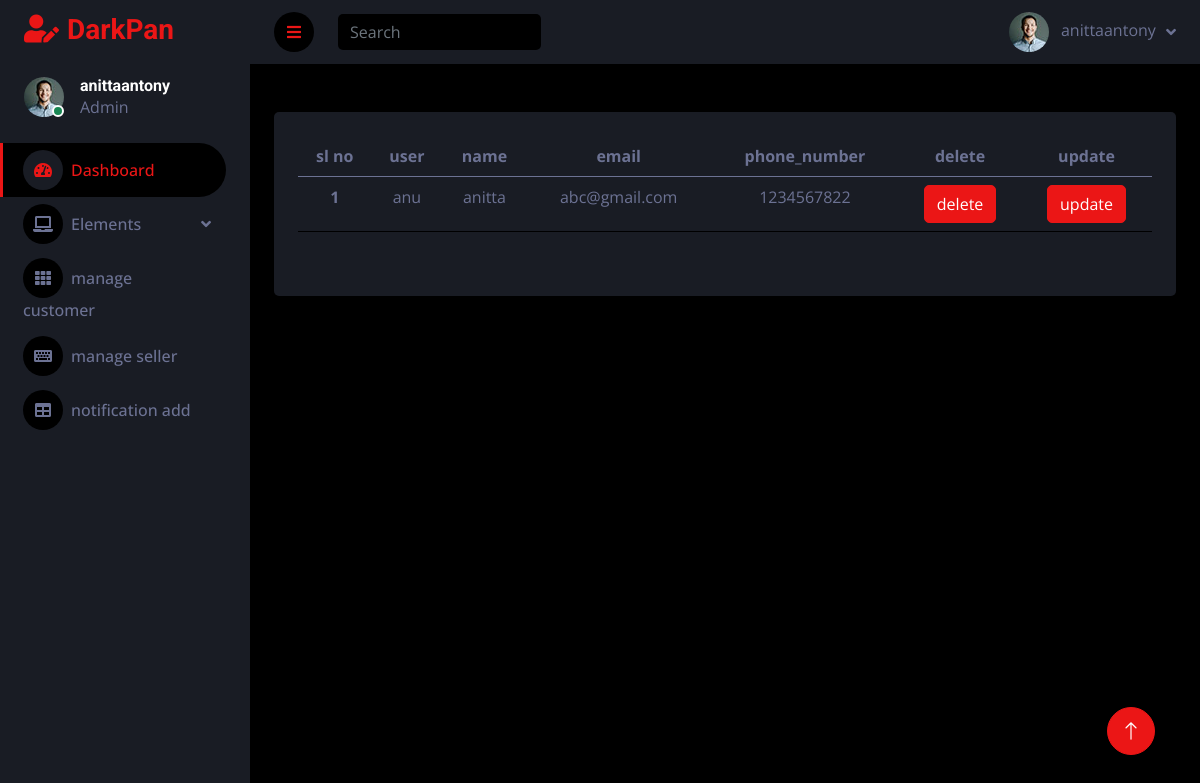
Screenshot of /view_customer (signed in) with the database file from the repository.
### sales_app/models.py (models this page shows)
class Login_view(AbstractUser):
    is_customer = models.BooleanField(default=False)
    is_seller = models.BooleanField(default=False)
    is_manager = models.BooleanField(default=False)

class Customer(models.Model):
    user = models.ForeignKey(Login_view, on_delete=models.CASCADE, related_name='customer')
    name = models.CharField(max_length=50)
    phone_number = models.CharField(max_length=100)
    email = models.EmailField()
    status1=models.BooleanField(default=0)

### sales_app/views.py (the view)
# urls.py: path("view_customer",views.view_customer,name="view_customer"),
@login_required(login_url='Login')
def view_customer(request):
    data = Customer.objects.all()
    return render(request, "new_customer.html", {'new': data})

### templates/new_customer.html (shortened to what this page needs)
{% extends 'admin_template/admin_template.html' %}
{% block content %}
<table class="table">
    <div class="Customer">
           <thead>
           <tr>
                <th scope="col">sl no</th>
                <th scope="col">user</th>
                <th scope="col">name</th>
                <th scope="col">email</th>
                <th scope="col">phone_number</th>
                <th scope="col">delete</th>
                <th scope="col">update</th>
           </tr>
           </thead>
           {% for i in new %}
           <tr>
               <th scope="row">{{forloop.counter}}</th>
               <td>{{i.user}}</td>
               <td>{{i.name}}</td>
               <td>{{i.email}}</td>
               <td>{{i.phone_number}}</td>
               <td><a href="{% url 'delete_customer_data' i.id %}">
                   <button type="button" class="btn btn-primary">delete</button>
                    </a></td>
               <td><a href="{% url 'update_customer_data' i.id %}">
                   <button type="button" class="btn btn-primary">update</button>
                    </a></td>
    </tr>
           {% endfor %}
</table>
{% endblock %}

### templates/admin_template/admin_template.html (shortened to what this page needs)
<!DOCTYPE html>
{% load static %}
<html lang="en">
<head>
    <link href="https://cdnjs.cloudflare.com/ajax/libs/font-awesome/5.10.0/css/all.min.css" rel="stylesheet">
    <link href="https://cdn.jsdelivr.net/npm/bootstrap-icons@1.4.1/font/bootstrap-icons.css" rel="stylesheet">
    <link href=" {% static 'new static/lib/owlcarousel/assets/owl.carousel.min.css' %} " rel="stylesheet">
    <link href=" {% static 'new static/lib/tempusdominus/css/tempusdominus-bootstrap-4.min.css' %} " rel="stylesheet" />
    <link href=" {% static 'new static/css/bootstrap.min.css' %} " rel="stylesheet">
    <link href=" {% static 'new static/css/style.css' %} " rel="stylesheet">
</head>
<body>
    <div class="container-fluid position-relative d-flex p-0">
        <div class="sidebar pe-4 pb-3">
            <nav class="navbar bg-secondary navbar-dark">
                <a href=" {% static 'new static/index.html' %} " class="navbar-brand mx-4 mb-3">
                    <h3 class="text-primary"><i class="fa fa-user-edit me-2"></i>DarkPan</h3>
                </a>
                <div class="d-flex align-items-center ms-4 mb-4">
                    <div class="position-relative">
                        <img class="rounded-circle" src=" {% static 'new static/img/user.jpg' %} " alt="" style="width: 40px; height: 40px;">
                        <div class="bg-success rounded-circle border border-2 border-white position-absolute end-0 bottom-0 p-1"></div>
                    </div>
                    <div class="ms-3">
                        <h6 class="mb-0">{{ request.user }}</h6>
                        <span>Admin</span>
                    </div>
                </div>
                <div class="navbar-nav w-100">
                    <a href=" {% static 'new static/index.html' %} " class="nav-item nav-link active"><i class="fa fa-tachometer-alt me-2"></i>Dashboard</a>
                    <div class="nav-item dropdown">
                        <a href="#" class="nav-link dropdown-toggle" data-bs-toggle="dropdown"><i class="fa fa-laptop me-2"></i>Elements</a>
                    </div>
                    <a href=" {% url 'view_customer' %} " class="nav-item nav-link"><i class="fa fa-th me-2"></i>manage customer</a>
                    <a href=" {% url  'view_seller' %} " class="nav-item nav-link"><i class="fa fa-keyboard me-2"></i>manage seller</a>
                    <a href=" {% url 'notification_add' %} " class="nav-item nav-link"><i class="fa fa-table me-2"></i>notification add</a>
                        </div>
                    </div>
                </div>
        <div class="content">
            <nav class="navbar navbar-expand bg-secondary navbar-dark sticky-top px-4 py-0">
                <a href="#" class="sidebar-toggler flex-shrink-0">
                    <i class="fa fa-bars"></i>
                </a>
                <form class="d-none d-md-flex ms-4">
                    <input class="form-control bg-dark border-0" type="search" placeholder="Search">
                </form>
                <div class="navbar-nav align-items-center ms-auto">
                    <div class="nav-item dropdown">
                        <a href="#" class="nav-link dropdown-toggle" data-bs-toggle="dropdown">
                            <img class="rounded-circle me-lg-2" src=" {% static 'new static/img/user.jpg' %} " alt="" style="width: 40px; height: 40px;">
                            <span class="d-none d-lg-inline-flex">{{ request.user }}</span>
                        </a>
                    </div>
                </div>
            </nav>
            <div class="container-fluid pt-4 px-4">
                <div class="row g-4">
                </div>
            </div>
            <div class="container-fluid pt-4 px-4">
                <div class="bg-secondary text-center rounded p-4">
                    <div class="d-flex align-items-center justify-content-between mb-4">
                         {% block content %}
                        {% endblock %}
                    </div>
                </div>
            </div>
            <div class="container-fluid pt-4 px-4">
            </div>
        </div>
        <a href="#" class="btn btn-lg btn-primary btn-lg-square back-to-top"><i class="bi bi-arrow-up"></i></a>
</body>
</html>

### static/new static/css/style.css (style rules this page uses)
:root { --primary: #EB1616; --secondary: #191C24; --light: #6C7293; --dark: #000000; }
.back-to-top { position: fixed; display: none; right: 45px; bottom: 45px; z-index: 99; }
.btn { transition: .5s; }
.btn-lg-square { width: 48px; height: 48px; }
.btn-square, .btn-sm-square, .btn-lg-square { padding: 0; display: inline-flex; align-items: center; justify-content: center; font-weight: normal; border-radius: 50px; }
.sidebar { position: fixed; top: 0; left: 0; bottom: 0; width: 250px; height: 100vh; overflow-y: auto; background: var(--secondary); transition: 0.5s; z-index: 999; }
.content { margin-left: 250px; min-height: 100vh; background: var(--dark); transition: 0.5s; }
@media (min-width: 992px) { .sidebar { margin-left: 0; } }
@media (min-width: 992px) { .content { width: calc(100% - 250px); } }
.sidebar .navbar .navbar-nav .nav-link { padding: 7px 20px; color: var(--light); font-weight: 500; border-left: 3px solid var(--secondary); border-radius: 0 30px 30px 0; outline: none; }
.sidebar .navbar .navbar-nav .nav-link:hover, .sidebar .navbar .navbar-nav .nav-link.active { color: var(--primary); background: var(--dark); border-color: var(--primary); }
.sidebar .navbar .navbar-nav .nav-link i { width: 40px; height: 40px; display: inline-flex; align-items: center; justify-content: center; background: var(--dark); border-radius: 40px; }
.sidebar .navbar .navbar-nav .nav-link:hover i, .sidebar .navbar .navbar-nav .nav-link.active i { background: var(--secondary); }
.sidebar .navbar .dropdown-toggle::after { position: absolute; top: 15px; right: 15px; border: none; content: "\f107"; font-family: "Font Awesome 5 Free"; font-weight: 900; transition: .5s; }
.content .navbar .navbar-nav .nav-link { margin-left: 25px; padding: 12px 0; color: var(--light); outline: none; }
.content .navbar .sidebar-toggler, .content .navbar .navbar-nav .nav-link i { width: 40px; height: 40px; display: inline-flex; align-items: center; justify-content: center; background: var(--dark); border-radius: 40px; }
.content .navbar .dropdown-toggle::after { margin-left: 6px; vertical-align: middle; border: none; content: "\f107"; font-family: "Font Awesome 5 Free"; font-weight: 900; transition: .5s; }

### rows the page displays
Login_view: user "anittaantony"
Customer: user "anu", name "anitta", email "abc@gmail.com", phone_number "1234567822"
